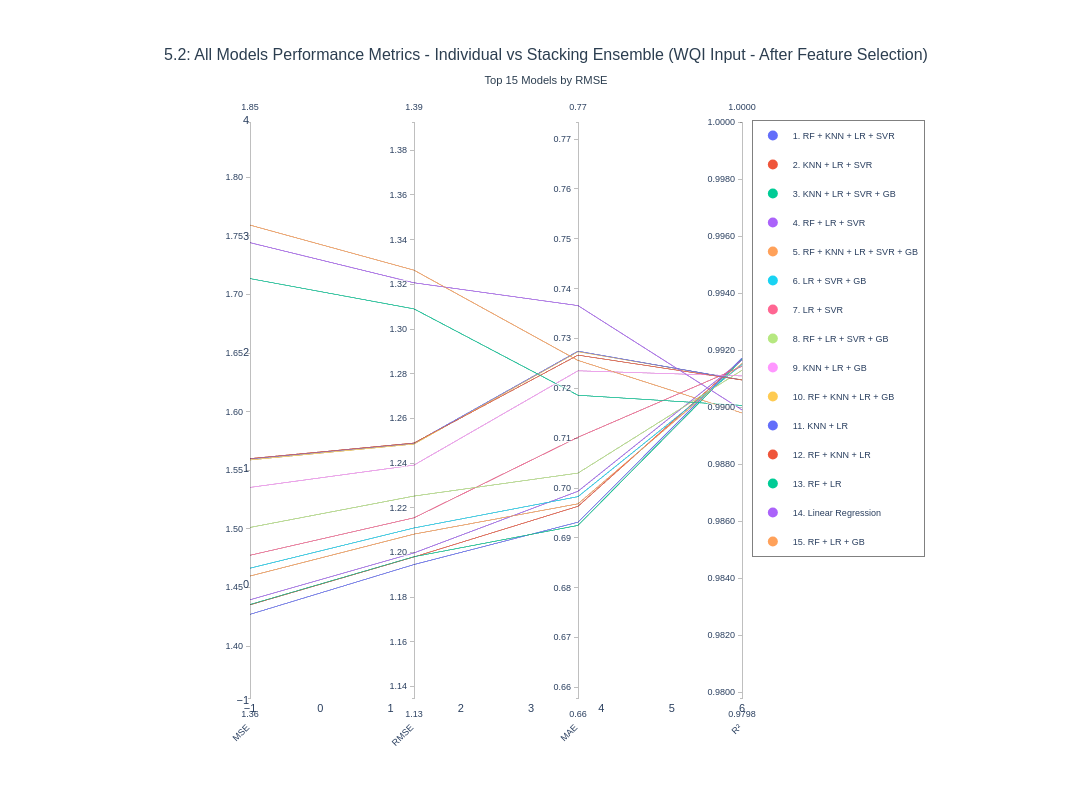

Source (notebook cell):
### Code cell
fig_all_models_52 = plot_parallel_coordinates_all_models(
    results_df=results_df_WQIInput_retrain,
    metrics_df=metrics_df_WQIInput_retrain,
    title="5.2: All Models Performance Metrics - Individual vs Stacking Ensemble (WQI Input - After Feature Selection)"
 )

fig_all_models_52.show()

### Figure 1 — Plotly figure (JSON) as saved in the notebook; plotly's stock layout.template omitted (floating-point values rounded to 4 significant figures)
{"data": [{"dimensions": [{"label": "MSE", "range": [1.356, 1.847], "tickformat": ".2f", "values": [1.427, 1.435, 1.435, 1.44, 1.46, 1.466, 1.477, 1.501, 1.535, 1.559, 1.56, 1.56, 1.714, 1.744, 1.759]}, {"label": "RMSE", "range": [1.135, 1.393], "tickformat": ".2f", "values": [1.195, 1.198, 1.198, 1.2, 1.208, 1.211, 1.216, 1.225, 1.239, 1.249, 1.249, 1.249, 1.309, 1.321, 1.326]}, {"label": "MAE", "range": [0.6579, 0.7734], "tickformat": ".2f", "values": [0.6932, 0.6963, 0.6925, 0.6994, 0.6968, 0.6983, 0.7102, 0.703, 0.7235, 0.7274, 0.7275, 0.7267, 0.7186, 0.7366, 0.7256]}, {"label": "R²", "range": [0.9798, 1], "tickformat": ".4f", "values": [0.9917, 0.9917, 0.9917, 0.9916, 0.9915, 0.9915, 0.9914, 0.9913, 0.9911, 0.991, 0.991, 0.9909, 0.9901, 0.9899, 0.9898]}], "labelangle": -45, "labelside": "bottom", "line": {"color": [0, 1, 2, 3, 4, 5, 6, 7, 8, 9, 10, 11, 12, 13, 14], "colorscale": [[0, "#636EFA"], [0.07143, "#EF553B"], [0.1429, "#00CC96"], [0.2143, "#AB63FA"], [0.2857, "#FFA15A"], [0.3571, "#19D3F3"], [0.4286, "#FF6692"], [0.5, "#B6E880"], [0.5714, "#FF97FF"], [0.6429, "#FECB52"], [0.7143, "#636EFA"], [0.7857, "#EF553B"], [0.8571, "#00CC96"], [0.9286, "#AB63FA"], [1, "#FFA15A"]], "showscale": false}, "type": "parcoords"}, {"hovertemplate": "<b>RF + KNN + LR + SVR</b><br>Num Models: 4<br>MSE: 1.4271<br>RMSE: 1.1946<br>MAE: 0.6932<br>R²: 0.9917<br><extra></extra>", "legendgroup": "RF + KNN + LR + SVR", "marker": {"color": "#636EFA", "size": 10}, "mode": "markers", "name": "1. RF + KNN + LR + SVR", "showlegend": true, "type": "scatter", "x": [null], "y": [null]}, {"hovertemplate": "<b>KNN + LR + SVR</b><br>Num Models: 3<br>MSE: 1.4352<br>RMSE: 1.1980<br>MAE: 0.6963<br>R²: 0.9917<br><extra></extra>", "legendgroup": "KNN + LR + SVR", "marker": {"color": "#EF553B", "size": 10}, "mode": "markers", "name": "2. KNN + LR + SVR", "showlegend": true, "type": "scatter", "x": [null], "y": [null]}, {"hovertemplate": "<b>KNN + LR + SVR + GB</b><br>Num Models: 4<br>MSE: 1.4355<br>RMSE: 1.1981<br>MAE: 0.6925<br>R²: 0.9917<br><extra></extra>", "legendgroup": "KNN + LR + SVR + GB", "marker": {"color": "#00CC96", "size": 10}, "mode": "markers", "name": "3. KNN + LR + SVR + GB", "showlegend": true, "type": "scatter", "x": [null], "y": [null]}, {"hovertemplate": "<b>RF + LR + SVR</b><br>Num Models: 3<br>MSE: 1.4395<br>RMSE: 1.1998<br>MAE: 0.6994<br>R²: 0.9916<br><extra></extra>", "legendgroup": "RF + LR + SVR", "marker": {"color": "#AB63FA", "size": 10}, "mode": "markers", "name": "4. RF + LR + SVR", "showlegend": true, "type": "scatter", "x": [null], "y": [null]}, {"hovertemplate": "<b>RF + KNN + LR + SVR + GB</b><br>Num Models: 5<br>MSE: 1.4598<br>RMSE: 1.2082<br>MAE: 0.6968<br>R²: 0.9915<br><extra></extra>", "legendgroup": "RF + KNN + LR + SVR + GB", "marker": {"color": "#FFA15A", "size": 10}, "mode": "markers", "name": "5. RF + KNN + LR + SVR + GB", "showlegend": true, "type": "scatter", "x": [null], "y": [null]}, {"hovertemplate": "<b>LR + SVR + GB</b><br>Num Models: 3<br>MSE: 1.4665<br>RMSE: 1.2110<br>MAE: 0.6983<br>R²: 0.9915<br><extra></extra>", "legendgroup": "LR + SVR + GB", "marker": {"color": "#19D3F3", "size": 10}, "mode": "markers", "name": "6. LR + SVR + GB", "showlegend": true, "type": "scatter", "x": [null], "y": [null]}, {"hovertemplate": "<b>LR + SVR</b><br>Num Models: 2<br>MSE: 1.4775<br>RMSE: 1.2155<br>MAE: 0.7102<br>R²: 0.9914<br><extra></extra>", "legendgroup": "LR + SVR", "marker": {"color": "#FF6692", "size": 10}, "mode": "markers", "name": "7. LR + SVR", "showlegend": true, "type": "scatter", "x": [null], "y": [null]}, {"hovertemplate": "<b>RF + LR + SVR + GB</b><br>Num Models: 4<br>MSE: 1.5012<br>RMSE: 1.2253<br>MAE: 0.7030<br>R²: 0.9913<br><extra></extra>", "legendgroup": "RF + LR + SVR + GB", "marker": {"color": "#B6E880", "size": 10}, "mode": "markers", "name": "8. RF + LR + SVR + GB", "showlegend": true, "type": "scatter", "x": [null], "y": [null]}, {"hovertemplate": "<b>KNN + LR + GB</b><br>Num Models: 3<br>MSE: 1.5354<br>RMSE: 1.2391<br>MAE: 0.7235<br>R²: 0.9911<br><extra></extra>", "legendgroup": "KNN + LR + GB", "marker": {"color": "#FF97FF", "size": 10}, "mode": "markers", "name": "9. KNN + LR + GB", "showlegend": true, "type": "scatter", "x": [null], "y": [null]}, {"hovertemplate": "<b>RF + KNN + LR + GB</b><br>Num Models: 4<br>MSE: 1.5588<br>RMSE: 1.2485<br>MAE: 0.7274<br>R²: 0.9910<br><extra></extra>", "legendgroup": "RF + KNN + LR + GB", "marker": {"color": "#FECB52", "size": 10}, "mode": "markers", "name": "10. RF + KNN + LR + GB", "showlegend": true, "type": "scatter", "x": [null], "y": [null]}, {"hovertemplate": "<b>KNN + LR</b><br>Num Models: 2<br>MSE: 1.5597<br>RMSE: 1.2489<br>MAE: 0.7275<br>R²: 0.9910<br><extra></extra>", "legendgroup": "KNN + LR", "marker": {"color": "#636EFA", "size": 10}, "mode": "markers", "name": "11. KNN + LR", "showlegend": true, "type": "scatter", "x": [null], "y": [null]}, {"hovertemplate": "<b>RF + KNN + LR</b><br>Num Models: 3<br>MSE: 1.5600<br>RMSE: 1.2490<br>MAE: 0.7267<br>R²: 0.9909<br><extra></extra>", "legendgroup": "RF + KNN + LR", "marker": {"color": "#EF553B", "size": 10}, "mode": "markers", "name": "12. RF + KNN + LR", "showlegend": true, "type": "scatter", "x": [null], "y": [null]}, {"hovertemplate": "<b>RF + LR</b><br>Num Models: 2<br>MSE: 1.7136<br>RMSE: 1.3090<br>MAE: 0.7186<br>R²: 0.9901<br><extra></extra>", "legendgroup": "RF + LR", "marker": {"color": "#00CC96", "size": 10}, "mode": "markers", "name": "13. RF + LR", "showlegend": true, "type": "scatter", "x": [null], "y": [null]}, {"hovertemplate": "<b>Linear Regression</b><br>Num Models: 1<br>MSE: 1.7442<br>RMSE: 1.3207<br>MAE: 0.7366<br>R²: 0.9899<br><extra></extra>", "legendgroup": "Linear Regression", "marker": {"color": "#AB63FA", "size": 10}, "mode": "markers", "name": "14. Linear Regression", "showlegend": true, "type": "scatter", "x": [null], "y": [null]}, {"hovertemplate": "<b>RF + LR + GB</b><br>Num Models: 3<br>MSE: 1.7592<br>RMSE: 1.3263<br>MAE: 0.7256<br>R²: 0.9898<br><extra></extra>", "legendgroup": "RF + LR + GB", "marker": {"color": "#FFA15A", "size": 10}, "mode": "markers", "name": "15. RF + LR + GB", "showlegend": true, "type": "scatter", "x": [null], "y": [null]}], "layout": {"font": {"family": "Arial, sans-serif", "size": 11}, "height": 800, "hovermode": "closest", "legend": {"bgcolor": "rgba(255, 255, 255, 0.95)", "bordercolor": "gray", "borderwidth": 1, "font": {"size": 9}, "orientation": "v", "x": 1.02, "xanchor": "left", "y": 1, "yanchor": "top"}, "margin": {"b": 100, "l": 250, "r": 350, "t": 120}, "paper_bgcolor": "white", "plot_bgcolor": "white", "showlegend": true, "title": {"font": {"color": "#2c3e50", "family": "Arial, sans-serif", "size": 16}, "text": "5.2: All Models Performance Metrics - Individual vs Stacking Ensemble (WQI Input - After Feature Selection)<br><sub>Top 15 Models by RMSE</sub>", "x": 0.5, "xanchor": "center"}, "width": 1400, "xaxis": {"showgrid": false}, "yaxis": {"showgrid": false}}}
